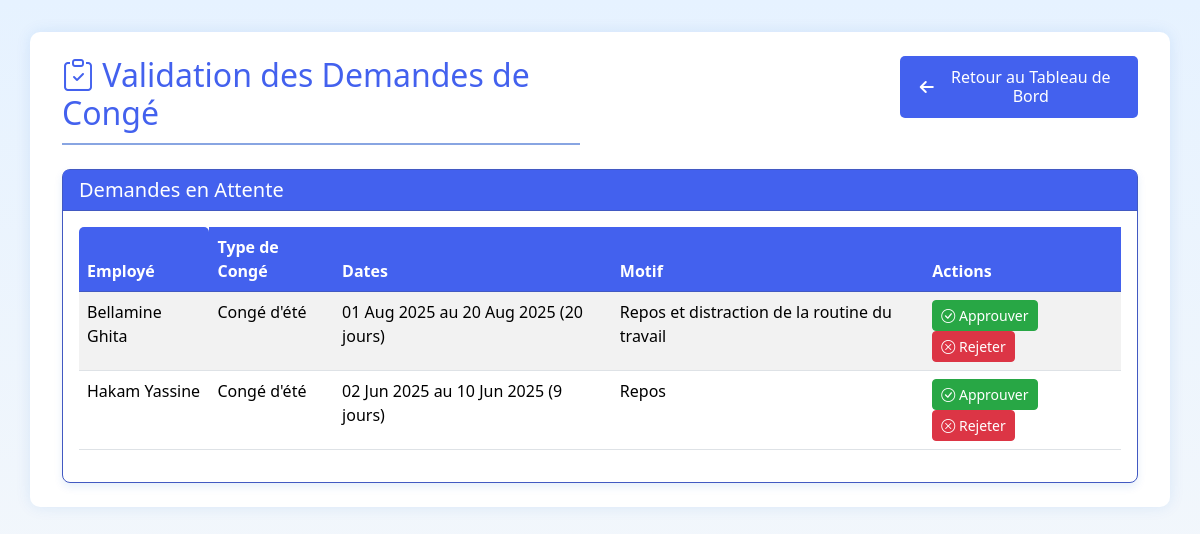
The app's page /stage/admin/leave_approval.php (signed in) with its own data.
### tables this page shows
CREATE TABLE `leave_requests` (
  `id` int(11) NOT NULL,
  `employee_id` int(11) NOT NULL,
  `leave_type_id` int(11) NOT NULL,
  `start_date` date NOT NULL,
  `end_date` date NOT NULL,
  `reason` text DEFAULT NULL,
  `status` enum('pending','approved','rejected') DEFAULT 'pending',
  `created_at` timestamp NOT NULL DEFAULT current_timestamp(),
  `updated_at` timestamp NOT NULL DEFAULT current_timestamp() ON UPDATE current_timestamp()
);

CREATE TABLE `utilisateurs` (
  `PPR` int(11) NOT NULL,
  `Cin` varchar(25) NOT NULL,
  `prenom` varchar(25) NOT NULL,
  `nom` varchar(25) NOT NULL,
  `d_naiss` date NOT NULL,
  `d_recrutement` date NOT NULL,
  `sit_familliale` varchar(25) NOT NULL,
  `genre` varchar(25) NOT NULL,
  `role` varchar(25) NOT NULL DEFAULT 'user',
  `email` varchar(50) DEFAULT NULL,
  `password` varchar(255) NOT NULL,
  `fonction` varchar(25) NOT NULL,
  `grade` varchar(25) NOT NULL,
  `img` longblob NOT NULL,
  `mime_type` int(50) DEFAULT NULL,
  `img_profile` longblob NOT NULL,
  `mime_type2` varchar(50) NOT NULL
);

CREATE TABLE `leave_types` (
  `id` int(11) NOT NULL,
  `name` varchar(50) NOT NULL,
  `max_days` int(11) NOT NULL,
  `is_paid` tinyint(1) DEFAULT 1
);

### stage/admin/leave_approval.php (the view, shortened to what this page needs)
<?php
try {
    $db = Database::getInstance()->getConnection();
    $stmt = $db->prepare("SELECT lr.*, u.nom, u.prenom, lt.name as leave_type_name
                         FROM leave_requests lr
                         JOIN utilisateurs u ON lr.employee_id = u.PPR
                         JOIN leave_types lt ON lr.leave_type_id = lt.id
                         WHERE lr.status = 'pending'
                         ORDER BY lr.created_at ASC");
    $stmt->execute();
    $pendingRequests = $stmt->fetchAll(PDO::FETCH_ASSOC);
} catch (PDOException $e) {
    die("Erreur de base de données : " . $e->getMessage());
}
?>
<!DOCTYPE html>
<html lang="fr">
<head>
    <link href="https://cdn.jsdelivr.net/npm/bootstrap@5.3.3/dist/css/bootstrap.min.css" rel="stylesheet">
    <link href="https://cdn.jsdelivr.net/npm/bootstrap-icons@1.10.0/font/bootstrap-icons.css" rel="stylesheet">
    <link href="https://cdnjs.cloudflare.com/ajax/libs/font-awesome/6.4.0/css/all.min.css" rel="stylesheet">
</head>
<body>
    <div class="container py-4">
        <div style="display:flex;gap:20em;margin-top:0,5em">
              <h2 class="mb-4"><i class="bi bi-clipboard-check"></i> Validation des Demandes de Congé</h2>
              <h3><a href="../dash.php" class="nav-button return-button">
                <i class="fas fa-arrow-left"></i> Retour au Tableau de Bord
        </a> </h3>
        </div>
        <div class="card">
            <div class="card-header bg-primary text-white">
                <h5 class="mb-0">Demandes en Attente</h5>
            </div>
            <div class="card-body">
                <?php if (empty($pendingRequests)): ?>
                    <p>Aucune demande de congé en attente.</p>
                <?php else: ?>
                    <div class="table-responsive">
                        <table class="table table-striped">
                            <thead>
                                <tr>
                                    <th class="card-header bg-primary text-white">Employé</th>
                                    <th class="card-header bg-primary text-white">Type de Congé</th>
                                    <th class="card-header bg-primary text-white">Dates</th>
                                    <th class="card-header bg-primary text-white">Motif</th>
                                    <th class="card-header bg-primary text-white">Actions</th>
                                </tr>
                            </thead>
                            <tbody>
                                <?php foreach ($pendingRequests as $request): ?>
                                    <tr>
                                        <td><?= $request['nom'] ?> <?= $request['prenom'] ?></td>
                                        <td><?= $request['leave_type_name'] ?></td>
                                        <td>
                                            <?= date('d M Y', strtotime($request['start_date'])) ?> au
                                            <?= date('d M Y', strtotime($request['end_date'])) ?>
                                            (<?= (strtotime($request['end_date']) - strtotime($request['start_date'])) / (60 * 60 * 24) + 1 ?> jours)
                                        </td>
                                        <td><?= $request['reason'] ?></td>
                                        <td>
                                            <form method="POST" style="display: inline;">
                                                <button type="submit" name="action" value="approved" class="btn btn-sm btn-success">
                                                    <i class="bi bi-check-circle"></i> Approuver
                                                </button>
                                            </form>
                                            <form method="POST" style="display: inline;">
                                                <button type="submit" name="action" value="rejected" class="btn btn-sm btn-danger">
                                                    <i class="bi bi-x-circle"></i> Rejeter
                                                </button>
                                            </form>
                                        </td>
                                    </tr>
                                <?php endforeach; ?>
                            </tbody>
                        </table>
                    </div>
                <?php endif; ?>
            </div>
        </div>
    </div>
</body>
</html>

### stage/admin/leave_approval.php (style rules this page uses)
:root { --light-blue: #e6f2ff; --medium-blue: #4259c2ff; --dark-blue: #4361ee; --accent-blue: #88a5e2ff; }
body { background-color: #e6f0ff; background-image: linear-gradient(to bottom, var(--light-blue), #f8f9fa); min-height: 100vh; }
.container { background-color: white; border-radius: 10px; box-shadow: 0 0 15px rgba(0, 102, 204, 0.1); padding: 2rem; margin-top: 2rem; margin-bottom: 2rem; }
.card { border: 1px solid var(--medium-blue); border-radius: 8px; box-shadow: 0 4px 8px rgba(0, 102, 204, 0.1); }
.card-header { background-color: var(--dark-blue) !important; border-bottom: 1px solid var(--medium-blue); }
.btn-success { background-color: #28a745; border-color: #28a745; }
.btn-danger { background-color: #dc3545; border-color: #dc3545; }
.table th { background-color: var(--medium-blue); color: #333; }
h2 { color: var(--dark-blue); border-bottom: 2px solid var(--accent-blue); padding-bottom: 10px; margin-bottom: 20px; }
.bi-clipboard-check { color: var(--dark-blue); }
.table-striped tbody tr:nth-of-type(odd) { background-color: var(--light-blue); }
.return-button { background-color: #4361ee; color: white; border: none; padding: 12px 20px; border-radius: 5px; cursor: pointer; font-size: 16px; transition: all 0.3s ease; min-width: 150px; text-align: center; display: flex; align-items: center; justify-content: center; gap: 10px; margin-right:-1,5em; text-decoration: none; }

### records on screen
leave_requests: utilisateurs.nom "Bellamine", utilisateurs.prenom "Ghita", leave_type.name "Congé d'été", start_date "01 Aug 2025", end_date "20 Aug 2025", end_date+start_date "20", reason "Repos et distraction de la routine du travail"
leave_requests: utilisateurs.nom "Hakam", utilisateurs.prenom "Yassine", leave_type.name "Congé d'été", start_date "02 Jun 2025", end_date "10 Jun 2025", end_date+start_date "9", reason "Repos"
